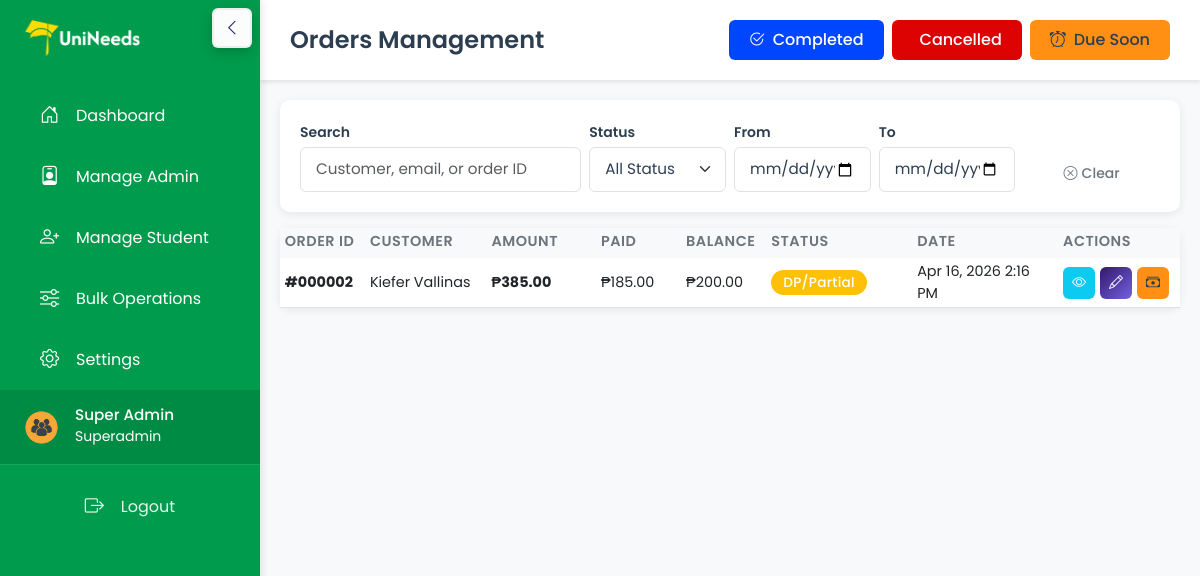
The page /admin/orders.php (signed in) on the database its author committed.
### tables this page shows
CREATE TABLE `orders` (
  `order_id` int NOT NULL,
  `user_id` int NOT NULL,
  `total_amount` decimal(10,2) NOT NULL DEFAULT '0.00',
  `payment_method` varchar(50) DEFAULT 'Cash',
  `receipt_proof` varchar(255) DEFAULT NULL,
  `status` varchar(50) DEFAULT NULL,
  `order_status` varchar(50) NOT NULL DEFAULT 'pending',
  `received_at` datetime DEFAULT NULL,
  `due_date` datetime DEFAULT NULL,
  `cancellation_reason` text,
  `created_at` timestamp NULL DEFAULT CURRENT_TIMESTAMP,
  `updated_at` timestamp NULL DEFAULT NULL ON UPDATE CURRENT_TIMESTAMP
);

CREATE TABLE `users` (
  `user_id` int NOT NULL,
  `email` varchar(255) NOT NULL,
  `password` varchar(255) NOT NULL,
  `user_type` varchar(20) NOT NULL DEFAULT 'student',
  `full_name` varchar(255) DEFAULT NULL,
  `phone` varchar(20) DEFAULT NULL,
  `student_id` varchar(50) DEFAULT NULL,
  `course` varchar(255) DEFAULT NULL,
  `year_level` varchar(50) DEFAULT NULL,
  `section` varchar(50) DEFAULT NULL,
  `status` enum('active','archived') NOT NULL DEFAULT 'active',
  `created_at` timestamp NULL DEFAULT CURRENT_TIMESTAMP,
  `updated_at` timestamp NULL DEFAULT NULL ON UPDATE CURRENT_TIMESTAMP
);

### config/database.php (called while the page is built, shortened)
<?php
function formatCurrency($amount) {
    return '₱' . number_format($amount, 2);
}
?>

### admin/orders.php (the view, shortened to what this page needs)
<?php
require_once '../config/database.php';
$status_filter = isset($_GET['status']) ? clean($_GET['status']) : '';
$search = isset($_GET['search']) ? clean($_GET['search']) : '';
$date_from = isset($_GET['date_from']) ? clean($_GET['date_from']) : '';
$date_to = isset($_GET['date_to']) ? clean($_GET['date_to']) : '';
$where_clauses = [];
if ($status_filter) {
    if ($status_filter === 'pending_payment') {
        $where_clauses[] = "o.order_status IN ('pending_payment','partial_payment')";
    } else {
        $where_clauses[] = "o.order_status = '$status_filter'";
    }
} else {
    $where_clauses[] = "o.order_status NOT IN ('completed','cancelled')";
}
$where_sql = !empty($where_clauses) ? 'WHERE ' . implode(' AND ', $where_clauses) : '';
$query = "SELECT o.*, o.created_at AS order_date, u.full_name, u.email, u.phone, i.payment_status, i.balance_due, i.amount_paid, i.initial_down_payment
          FROM orders o
          JOIN users u ON o.user_id = u.user_id
          LEFT JOIN (
              SELECT inv.*
              FROM invoices inv
              JOIN (
                  SELECT order_id, MAX(invoice_id) AS max_invoice_id
                  FROM invoices
                  GROUP BY order_id
              ) latest ON inv.order_id = latest.order_id AND inv.invoice_id = latest.max_invoice_id
          ) i ON o.order_id = i.order_id
          $where_sql
          ORDER BY o.created_at ASC";
$orders = mysqli_query($conn, $query);
$ordersArray = [];
if ($orders) {
    while ($r = mysqli_fetch_assoc($orders)) {
        $ordersArray[] = $r;
    }
}
?>
<!DOCTYPE html>
<html lang="en">
<head>
    <link href="https://cdn.jsdelivr.net/npm/bootstrap@5.3.0/dist/css/bootstrap.min.css" rel="stylesheet">
    <link rel="stylesheet" href="https://cdn.jsdelivr.net/npm/bootstrap-icons@1.10.0/font/bootstrap-icons.css">
    <link rel="stylesheet" href="../assets/css/style.css">
    <link rel="stylesheet" href="../assets/css/mobile.css">
</head>
<body>
    <?php include 'includes/sidebar.php'; ?>
    <div class="main-content">
        <div class="top-bar d-flex justify-content-between align-items-center">
            <div class="d-flex align-items-center gap-2">
                <h2 class="mb-0">Orders Management</h2>
            </div>
            <div class="d-flex gap-2">
                <a href="orders.php?status=completed" class="btn btn-success">
                    <i class="bi bi-check2-circle me-2"></i>Completed
                </a>
                <a href="orders.php?status=cancelled" class="btn btn-danger">
                    <i class="bi bi-ban me-2"></i>Cancelled
                </a>
                <a href="orders-due-today.php" class="btn btn-warning">
                    <i class="bi bi-alarm me-2"></i>Due Soon
                </a>
            </div>
        </div>
        <div class="content-area">
            <div class="filter-bar mb-3">
                <form id="ordersFilterForm" method="GET" class="row g-2 align-items-end">
                    <div class="col-12 col-md-4">
                        <label class="form-label small mb-1">Search</label>
                        <input type="text" class="form-control form-control-sm" name="search" placeholder="Customer, email, or order ID" value="<?php echo htmlspecialchars($search); ?>">
                    </div>
                    <div class="col-12 col-sm-6 col-md-2">
                        <label class="form-label small mb-1">Status</label>
                        <select class="form-select form-select-sm" name="status">
                            <option value="">All Status</option>
                        </select>
                    </div>
                    <div class="col-12 col-sm-6 col-md-2">
                        <label class="form-label small mb-1">From</label>
                        <input type="date" class="form-control form-control-sm" name="date_from" value="<?php echo htmlspecialchars($date_from); ?>">
                    </div>
                    <div class="col-12 col-sm-6 col-md-2">
                        <label class="form-label small mb-1">To</label>
                        <input type="date" class="form-control form-control-sm" name="date_to" value="<?php echo htmlspecialchars($date_to); ?>">
                    </div>
                    <div class="col-12 col-sm-6 col-md-2 d-flex gap-2">
                        <a href="orders.php" class="btn btn-sm btn-outline-secondary flex-grow-1">
                            <i class="bi bi-x-circle me-1"></i>Clear
                        </a>
                    </div>
                </form>
            </div>
            <div class="card">
                <div class="card-body p-0">
                    <div class="table-responsive">
                        <table class="table table-hover mb-0">
                            <thead class="table-light">
                                <tr>
                                    <th style="width:7%;">Order ID</th>
                                    <th style="width:10%;">Customer</th>
                                    <th style="width:9%;">Amount</th>
                                    <th style="width:7%;">Paid</th>
                                    <th style="width:7%;">Balance</th>
                                    <th style="width:12%;">Status</th>
                                    <th style="width:12%;">Date</th>
                                    <th style="width:10%;">Actions</th>
                                </tr>
                            </thead>
                            <tbody>
                                <?php if (count($ordersArray) > 0): ?>
                                    <?php foreach ($ordersArray as $order): ?>
                                        <tr class="order-row" data-order-id="<?php echo $order['order_id']; ?>">
                                            <td><strong>#<?php echo str_pad($order['order_id'], 6, '0', STR_PAD_LEFT); ?></strong></td>
                                            <td>
                                                <?php echo htmlspecialchars($order['full_name']); ?>
                                            </td>
                                            <td><strong><?php echo formatCurrency($order['total_amount']); ?></strong></td>
                                            <td><?php echo formatCurrency($order['amount_paid'] ?? 0); ?></td>
                                            <td><?php echo formatCurrency($order['balance_due'] ?? 0); ?></td>
                                            <td>
                                                <?php
                                                $badge_class = [
                                                    'pending_payment' => 'warning',
                                                    'partial_payment' => 'warning',
                                                    'pending' => 'warning',
                                                    'ready for pickup' => 'info',
                                                    'completed' => 'success',
                                                    'cancelled' => 'danger'
                                                ];
                                                $pending_label = 'Processing';
                                                $status_labels = [
                                                    'pending_payment' => 'To Pay',
                                                    'partial_payment' => 'DP/Partial',
                                                    'pending' => $pending_label,
                                                    'ready for pickup' => 'Ready for Pickup',
                                                    'completed' => 'Completed',
                                                    'cancelled' => 'Cancelled'
                                                ];
                                                $order_status_clean = $status_labels[$order['order_status']] ?? ucfirst(str_replace('_', ' ', $order['order_status']));
                                                $current_badge_class = $badge_class[$order['order_status']] ?? 'secondary';
                                                ?>
                                                <span class="badge bg-<?php echo $current_badge_class; ?>">
                                                    <?php echo ucfirst($order_status_clean); ?>
                                                </span>
                                            </td>
                                            <td><?php echo date('M j, Y g:i A', strtotime($order['created_at'])); ?></td>
                                            <td>
                                                <div class="action-buttons">
    <a href="#" data-bs-toggle="collapse" data-bs-target="#details-<?php echo $order['order_id']; ?>" class="btn btn-sm btn-info btn-action" title="View Details">
        <i class="bi bi-eye"></i>
    </a>
    <?php if ($order['order_status'] !== 'completed' && $order['order_status'] !== 'cancelled'): ?>
        <a href="orders.php?set_status=<?php echo $order['order_id']; ?><?php echo $status_filter ? '&status='.urlencode($status_filter) : ''; ?><?php echo $search ? '&search='.urlencode($search) : ''; ?><?php echo $date_from ? '&date_from='.urlencode($date_from) : ''; ?><?php echo $date_to ? '&date_to='.urlencode($date_to) : ''; ?>" class="btn btn-sm btn-primary btn-action" title="Update Status">
            <i class="bi bi-pencil"></i>
        </a>
    <?php endif; ?>
    <?php if (in_array($order['order_status'], ['pending_payment','partial_payment']) || (in_array($order['order_status'], ['pending']) && floatval($order['balance_due'] ?? 0) > 0)): ?>
        <a href="orders.php?record_payment=<?php echo $order['order_id']; ?><?php echo $status_filter ? '&status='.urlencode($status_filter) : ''; ?><?php echo $search ? '&search='.urlencode($search) : ''; ?><?php echo $date_from ? '&date_from='.urlencode($date_from) : ''; ?><?php echo $date_to ? '&date_to='.urlencode($date_to) : ''; ?>" class="btn btn-sm btn-warning btn-action" title="Record Payment">
            <i class="bi bi-cash-stack"></i>
        </a>
    <?php endif; ?>
</div>
                                            </td>
                                        </tr>
                                            <?php endforeach; ?>
                                <?php endif; ?>
                            </tbody>
                        </table>
                    </div>
                </div>
            </div>
</body>
</html>

### assets/css/style.css (style rules this page uses)
:root { --primary: #33186B; --primary-dark: #344F1F; --secondary: #7360DF; --success: #0046FF; --warning: #FF9013; --danger: #DD0303; --info: #0dcaf0; --light: #f8f9fa; --dark: #2c3e50; --white: #ffffff; --border: #dee2e6; }
* { margin: 0; padding: 0; box-sizing: border-box; }
body { font-family: 'Poppins', sans-serif; background-color: var(--light); color: var(--dark); }
.main-content { margin-left: 260px; min-height: 100vh; transition: margin-left 0.3s; }
.top-bar { background: var(--white); padding: 20px 30px; box-shadow: 0 2px 4px rgba(0,0,0,0.1); display: flex; align-items: center; gap: 20px; position: sticky; top: 0; z-index: 999; }
.top-bar h2 { margin: 0; font-size: 1.5rem; font-weight: 600; color: var(--dark); }
.content-area { padding: 30px; }
.card { border: none; border-radius: 15px; box-shadow: 0 4px 15px rgba(0,0,0,0.08); margin-bottom: 24px; transition: all 0.3s ease; }
.card-body { padding: 24px; }
.table { margin-bottom: 0; }
.table th { font-weight: 600; text-transform: uppercase; font-size: 0.8rem; color: #6c757d; letter-spacing: 0.5px; border-bottom: 2px solid var(--light); padding: 16px 12px; }
.table td { padding: 16px 12px; vertical-align: middle; }
.table-hover tbody tr { transition: all 0.2s ease; }
.btn { padding: 10px 24px; border-radius: 8px; font-weight: 600; transition: all 0.3s ease; border: none; position: relative; overflow: hidden; }
.btn::before { content: ''; position: absolute; top: 50%; left: 50%; width: 0; height: 0; border-radius: 50%; background: rgba(255,255,255,0.3); transform: translate(-50%, -50%); transition: width 0.6s, height 0.6s; }
.btn-primary { background: linear-gradient(135deg, var(--primary) 0%, var(--secondary) 100%); color: var(--white); }
.btn-success { background: var(--success); color: var(--white); }
.btn-warning { background: var(--warning); color: var(--dark); }
.btn-danger { background: var(--danger); color: var(--white); }
.btn-info { background: var(--info); color: var(--white); }
.form-control, .form-select { border-radius: 8px; border: 2px solid var(--border); padding: 12px 16px; transition: all 0.3s ease; font-size: 0.95rem; color: var(--dark); }
.form-select option { color: var(--dark) !important; }
.form-label { font-weight: 600; color: var(--dark); margin-bottom: 8px; }
.badge { padding: 8px 16px; border-radius: 20px; font-weight: 600; font-size: 0.85rem; letter-spacing: 0.3px; }
.action-buttons { display: flex; gap: 8px; }
.btn-action { width: 36px; height: 36px; padding: 0; display: flex; align-items: center; justify-content: center; border-radius: 8px; transition: all 0.3s ease; }
.filter-bar { background: var(--white); padding: 24px; border-radius: 15px; margin-bottom: 24px; box-shadow: 0 4px 15px rgba(0,0,0,0.08); }
.card, .stat-card { animation: fadeIn 0.5s ease-out; }
@media (min-width: 768px) { .main-content { transition: margin-left 0.3s ease; } }
.main-content { position: fixed; top: 0; right: 0; bottom: 0; width: calc(100% - 260px); margin-left: 260px; padding-top: 0; padding-left: 20px; padding-right: 20px; padding-bottom: 20px; overflow-y: auto; transition: all 0.3s ease; background-color: var(--light); z-index: 1; }
.top-bar { background: var(--white); padding: 20px 30px; box-shadow: 0 2px 4px rgba(0,0,0,0.1); display: flex; align-items: center; gap: 20px; position: sticky; top: 0; z-index: 10; margin: 0 -20px 20px -20px; }
.top-bar h2 { margin: 0; font-size: 1.5rem; font-weight: 600; }
.content-area { padding: 0; margin-top: 20px; }
.card { border: none; border-radius: 10px; box-shadow: 0 2px 10px rgba(0,0,0,0.08); }
.card-body { padding: 20px; }
.table th { font-weight: 600; text-transform: uppercase; font-size: 0.85rem; color: #6c757d; }
.btn { padding: 8px 20px; border-radius: 6px; font-weight: 500; transition: all 0.3s; }
.btn-primary { background: linear-gradient(135deg, var(--primary) 0%, var(--secondary) 100%); border: none; }
.form-control, .form-select { border-radius: 6px; border: 1px solid #dee2e6; padding: 10px 15px; }
.badge { padding: 6px 12px; border-radius: 20px; font-weight: 500; }
.action-buttons { display: flex; gap: 5px; }
.btn-action { width: 32px; height: 32px; padding: 0; display: flex; align-items: center; justify-content: center; border-radius: 6px; }
.filter-bar { background: white; padding: 20px; border-radius: 10px; margin-bottom: 20px; box-shadow: 0 2px 10px rgba(0,0,0,0.08); }

### rows shown on the page
orders: order_id "000002", user.full_name "Kiefer Vallinas", total_amount "₱385.00", amount_paid "₱185.00", balance_due "₱200.00", order_status "DP/Partial", created_at "Apr 16, 2026 2:16 PM"

### other values the page prints
$_SESSION['full_name'] "Super Admin"
$_SESSION['user_type'] "Superadmin"
